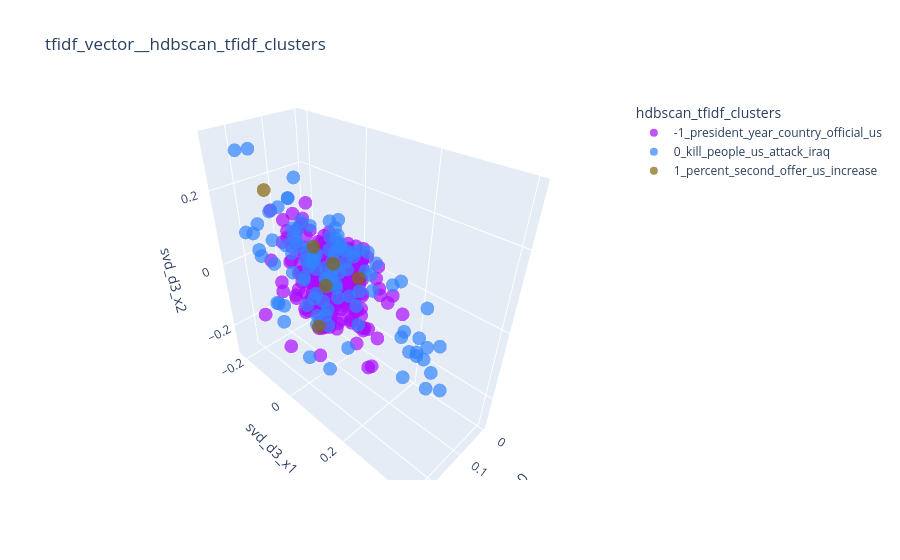

Notebook code for this chart:
### Code cell
plotter_3d_cluster(ner_dataset, "tfidf_vector", "hdbscan_tfidf_clusters")

### Figure 1 — Plotly figure (JSON) as saved in the notebook; plotly's stock layout.template omitted (floating-point values rounded to 4 significant figures; data arrays with more than 128 entries replaced by an {"elided": "..."} marker saying what was removed)
{"data": [{"hovertemplate": "<b>%{hovertext}</b><br><br>hdbscan_tfidf_clusters=-1_president_year_country_official_us<br>svd_d3_x0=%{x}<br>svd_d3_x1=%{y}<br>svd_d3_x2=%{z}<extra></extra>", "hovertext": {"elided": "367 str values"}, "legendgroup": "-1_president_year_country_official_us", "marker": {"color": "#AA0DFE", "opacity": 0.7, "symbol": "circle"}, "mode": "markers", "name": "-1_president_year_country_official_us", "scene": "scene", "showlegend": true, "type": "scatter3d", "x": {"elided": "367 float values"}, "y": {"elided": "367 float values"}, "z": {"elided": "367 float values"}}, {"hovertemplate": "<b>%{hovertext}</b><br><br>hdbscan_tfidf_clusters=0_kill_people_us_attack_iraq<br>svd_d3_x0=%{x}<br>svd_d3_x1=%{y}<br>svd_d3_x2=%{z}<extra></extra>", "hovertext": ["fifty-one people believe kill fiery bus crash chinas mountainous southwest", "soviet leader favor choreographer although member communist party", "last month six-nation talk north korea agree abandon nuclear weapon program", "military among dead taleban commander raz mohammed implicate several attack coalition force", "statement suspect", "egyptian soldier surround site two woman open fire tour bus cairo saturday wednesdays announcement come less week terrorist stag two separate attack cairo - one outside egyptian museum bus carry tourist", "president bush britains prime minister tony blair hail election sunday call blow terrorism", "wednesday british leader address us senate house representatives", "police car bomber target nato convoy pass kandahar", "originally seven story five add late", "palestinian leader mahmoud abbas may resign hamas-led government prevent advance mideast peace process", "ministry statement arrest take place", "south korea agree give 200000 ton fertilizer north four day bilateral talk conclude last week", "number people die andijan dispute", "southern iraq basra report calm overnight curfew lift saturdays clash shiite gunman british troop try recover down british military helicopter", "regional government iraqs kurdish region sign seven new foreign oil deal", "three woman among kill", "police least 20 people kill explosion set maoist rebel central indias chattisgarh state", "israel kill score palestinian militant target attack since palestinian uprise intifada erupt four year ago", "nearly 30000 people kill since campaign begin", "irans intelligence minister accuse united states spy country nuclear site", "two bomb kill 200000 people final stage world war ii", "israel force defend iran united nations security council fail take action stop tehran acquire nuclear weapon", "elsewhere farah saturday taliban fighter ambush afghan police bala boluk trigger battle two police officer least five insurgent kill", "commercial airplane take western europe land iraq first time nearly 20 year", "deadline pass word fate", "meanwhile arm activist palestinian fatah party hold protest west bank gaza follow hamas stun election victory week fatah", "head us government hurricane relief effort soon resident new orleans return storm-ravaged city", "official friday tell us military suspect al-qaida operative believe afghanistans kunar province border pakistan", "statement since begin year deny visit international committee red cross", "us-led force topple taleban government refuse hand al-qaida leader osama bin laden architect september 11 2001 attack us", "statement suspect also believe facilitate flow sophisticate roadside bomb iraq iran use coalition force", "northern iraq sunni arab political leader meet kurdish leader discus plan form new government", "us secretary state condoleezza rice reject idea hold talk iran syria reduce violence iraq", "us house representatives pass legislation early month near unanimous vote", "afghan official blame uprise hundred al-qaida taleban inmate house pol-e-charkhi jail outside kabul", "mr rashid would comment suspect arrest think hide pakistans northern tribal area", "protest hold amid week one-year anniversary chinas approval anti-secession law", "august three car bomb explode station kill 40 people", "five nato troop injure fight", "several people injure one woman die gunshot wind", "parliament convene january 2011 select former prime minister thein sein president", "south africa develop nuclear weapon white minority rule dismantle nuclear program 1991", "officials 14 others wound early morning blast", "burmese state medium security force seize drug drug-making equipment weapon near burmas border china troop recently target rebel militia", "official may link anti-drug effort city", "world health organization estimate least 17 million people die every year cardiovascular disease", "mr gilanis visit first official trip washington since take office march", "rebel want replace constitutional monarchy communist state", "russian president vladimir putin dismiss president southern republic chechnya alu alkhanov name region prime minister act president", "word plan change", "nato peacekeeper also provide security afghan parliamentary election schedule september 18", "india make comment talk", "sunday least 30 people include many policeman kill series car bomb northern city mosul", "us military iraq detain seven suspect saturdays rocket attack us embassy baghdad", "former us senate majority leader never agree let bush administration eavesdrop without court approval phone call cross us border", "afghan government refuse demand", "three others wound", "police pakistan least five soldier kill suicide attack country northwestern swat valley", "military statement clash occur friday western kapilvastu district security force try clear roadblock set rebel", "clashes group kill least 90 people since march", "powerful bomb rip section philippine house representatives manila kill least two people injure least nine others", "president bush macedonian prime minister vlado buckovski meet white house discus reform macedonia situation iraq", "two british lawmaker call inquiry claim british-based security firm operate iraq withhold intelligence british troop", "iran donate 50 million hamas-led palestinian government ease palestinian cash crisis spur western aid cut", "former us defense secretary william perry call bush administration follow suggestion make iraq study group best way move forward iraq", "european union pick half cost help country prove damage due fall demand", "coalition force fire back small arm rocket propel grenade", "hours early leader russia france join chorus world leader call tehran stop uranium enrichment", "germany hold month negotiation tehran alongside britain france", "un official aid worker fear conflict sudans darfur region rebel pro-government force spread chad", "united states send team diplomatic military personnel work together help iraqis train police set essential service", "tens thousand people darfur kill fight government-backed arab militia know janjaweed rebel force", "us-led coalition afghanistan afghan coalition force initiate engagement islamic militant country restive south", "venezuelan president hugo chavez would welcome visit us state department official thomas shannon diplomat come cause problem", "united states voice concern mr nours detention meet washington two week ago secretary state condoleezza rice egyptian foreign minister ahmed aboul gheit", "cia immediate comment report", "authorities suspect fellow police officer link taliban may take part deadly attack", "united states increase attack use drone since suicide bomber kill seven us intelligence agent eastern afghanistan late december", "officials gunman link al-aqsa martyrs brigades militant faction rule fatah movement palestinian leader mahmoud abbas", "mr straw tell british radio wednesday use military force agenda", "mr abbas meet palestinian militant cairo persuade join cease-fire", "venezuelan president hugo chavez recently accuse us government plot assassinate - accusation bush administration dismiss ridiculous", "soldier open fire group kill one", "pakistan express support european unions effort negotiate settlement tehrans dispute washington irans nuclear program", "thousands demonstrator march london protest war iraq demand withdrawal british troop country", "us secretary state condoleezza rice washington concern report chinese government crackdown dissident ahead president bushs visit", "mr castro make appeal sunday cuban television", "israel work hamas-led government", "attack take place jamrud town khyber tribal agency area islamic insurgent increase attack truck carry supply us nato troop afghanistan", "police militant belong ban lashkar-e-jhangvi group allege link al-qaida", "hours late search operation district troop kill 14 insurgent", "meanwhile palestinian president mahmoud abbas gaza strip talk militant preserve four-month israeli-palestinian ceasefire threaten two day violence kill five people", "aim flush insurgent panjwayi district kandahar province", "al-qaida terror network claim responsibility attack", "al-sadrs follower hold six cabinet seat 30 member 275-member parliament", "us military personnel accuse instance afghan prisoner abuse", "release three people delta region receive great share oil revenue", "bin laden deputy ayman al-zawahiri believe hide border area afghanistan pakistan", "200000 people kill bosnian conflict early 1990s", "opposition also boycott last month presidential election", "police attack take place sunday mainly sunni town adwar 20 kilometer south tikrit", "nato express solidarity britain thursdays deadly terrorist attack london", "chinas central health ministry beijing yet comment case", "french news agency report two underground hideout use militant also capture sundays operation restive orakzai tribal district", "statement office israeli prime minister ehud olmert add israel involve cease-fire talk militant", "another vehicle report capture militant"], "legendgroup": "0_kill_people_us_attack_iraq", "marker": {"color": "#3283FE", "opacity": 0.7, "symbol": "circle"}, "mode": "markers", "name": "0_kill_people_us_attack_iraq", "scene": "scene", "showlegend": true, "type": "scatter3d", "x": [0.1197, 0.07077, 0.1378, 0.1329, 0.1127, 0.1577, 0.1498, 0.1784, 0.07398, 0.07126, 0.1359, 0.09141, 0.1349, 0.09, 0.1331, 0.1537, 0.1447, 0.1916, 0.2102, 0.1731, 0.171, 0.1836, 0.144, 0.1545, 0.1473, 0.0197, 0.1321, 0.1428, 0.2092, 0.154, 0.2258, 0.1744, 0.2069, 0.1843, 0.1337, 0.1108, 0.1163, 0.1296, 0.1375, 0.1168, 0.1171, 0.09744, 0.06849, 0.04767, 0.1414, 0.1297, 0.1462, 0.1687, 0.08414, 0.1466, 0.03988, 0.1062, 0.06234, 0.159, 0.247, 0.186, 0.1216, 0.05798, 0.1879, 0.1457, 0.2056, 0.1602, 0.1589, 0.1602, 0.1394, 0.197, 0.07915, 0.08662, 0.1105, 0.06746, 0.1819, 0.1393, 0.1948, 0.1849, 0.1772, 0.2095, 0.03623, 0.1395, 0.2509, 0.1212, 0.168, 0.1453, 0.1776, 0.1687, 0.0782, 0.1671, 0.212, 0.08743, 0.1318, 0.202, 0.1295, 0.1421, 0.2582, 0.0387, 0.1143, 0.07944, 0.1368, 0.1114, 0.08795, 0.1422, 0.1452, 0.1253, 0.08933, 0.06017, 0.1337, 0.1365, 0.06959], "y": [0.2826, -0.04113, -0.02631, 0.02642, -0.06742, 0.1121, -0.1623, -0.1333, 0.08798, 0.03991, -0.05551, -0.01174, 0.01241, 0.2135, -0.09576, -0.08071, 0.3104, 0.3111, 0.191, 0.3548, -0.07152, 0.3543, -0.05089, 0.2303, 0.02577, -0.01153, -0.03745, -0.09719, -0.05274, 0.02542, -0.1148, -0.03075, -0.145, -0.1239, -0.04079, 0.002047, -0.04312, 0.07874, 0.3453, 0.06371, 0.2783, -0.1176, -0.02714, 0.0571, -0.02855, 0.003962, 0.2686, 0.002074, -0.01202, -0.1583, -0.02178, -0.059, -0.02081, 0.307, -0.1301, -0.178, -0.08901, 0.1001, 0.2762, -0.03995, 0.3985, 0.3306, -0.1733, -0.08282, -0.024, -0.1682, -0.03441, -0.008906, -0.02085, -0.02268, -0.01241, -0.02333, 0.1701, -0.04785, -0.1376, -0.08909, -0.02022, 0.05901, 0.1033, -0.005028, -0.09485, 0.007881, -0.2167, 0.2785, -0.03097, -0.03468, -0.1934, -0.04559, -0.09284, 0.0006674, 0.04913, 0.1603, 0.1527, 0.02985, 0.02368, -0.01427, -0.1123, 0.1393, 0.006449, 0.3144, -0.0611, 0.0579, -0.0009267, 0.04885, 0.02319, -0.02859, -0.005792], "z": [-0.01694, -0.04324, -0.1198, 0.1695, 0.05958, 0.02451, -0.2114, 0.1541, 0.09193, 0.05916, 0.056, 0.03535, -0.1307, -0.07492, 0.07017, 0.09568, 0.09079, 0.01031, 0.01894, -0.02892, 0.008719, -0.06574, 0.04236, 0.1105, -0.0653, 0.02763, -0.1585, 0.1102, 0.2018, -0.07868, 0.3169, 0.1004, 0.0398, 0.0837, 0.04591, 0.1138, 0.04978, -0.1699, 0.01116, 0.05458, -0.06161, -0.1563, 0.0006443, 0.01523, 0.0444, 0.007778, -0.124, -0.03343, -0.03958, -0.1533, 0.003784, -0.00497, -0.01828, -0.02533, 0.3152, 0.1079, 0.125, 0.06108, 0.1573, 0.02935, -0.01978, 0.01352, -0.1449, 0.05489, 0.04923, 0.04329, -0.05184, 0.05806, -0.01516, -0.09595, 0.02863, 0.06836, 0.04826, 0.2165, 0.007249, -0.07517, 0.03573, 0.1497, 0.2294, 0.03002, 0.07449, -0.05083, 0.06409, 0.02824, -0.009853, 0.002741, 0.08889, -0.06124, 0.1009, 0.2809, 0.1108, 0.09666, -0.1005, 0.05997, 0.1458, -0.0533, 0.181, 0.02934, 0.1499, -0.04157, -0.2851, 0.1082, 0.09849, -0.04307, 0.097, -0.05085, 0.0737]}, {"hovertemplate": "<b>%{hovertext}</b><br><br>hdbscan_tfidf_clusters=1_percent_second_offer_us_increase<br>svd_d3_x0=%{x}<br>svd_d3_x1=%{y}<br>svd_d3_x2=%{z}<extra></extra>", "hovertext": ["two new study offer good news high blood pressure", "ease price follow us government report wednesday show increase supply crude oil us market grow refinery operation turn gasoline", "figure 42 percent post-abc poll last month 52 percent week mr bushs second inauguration january", "increase follow rise 23 percent 2005", "walchhofer second 04 second behind", "government offer 62 percent"], "legendgroup": "1_percent_second_offer_us_increase", "marker": {"color": "#85660D", "opacity": 0.7, "symbol": "circle"}, "mode": "markers", "name": "1_percent_second_offer_us_increase", "scene": "scene", "showlegend": true, "type": "scatter3d", "x": [0.1105, 0.1983, 0.1204, 0.06837, 0.02299, 0.09511], "y": [-0.01947, -0.115, -0.04382, -0.0363, 0.01106, -0.07863], "z": [-0.03465, 0.2186, -0.1767, 0.004342, -0.03887, 0.04751]}], "layout": {"legend": {"title": {"text": "hdbscan_tfidf_clusters"}, "tracegroupgap": 0}, "scene": {"domain": {"x": [0, 1], "y": [0, 1]}, "xaxis": {"title": {"text": "svd_d3_x0"}}, "yaxis": {"title": {"text": "svd_d3_x1"}}, "zaxis": {"title": {"text": "svd_d3_x2"}}}, "title": {"text": "tfidf_vector__hdbscan_tfidf_clusters"}}}
